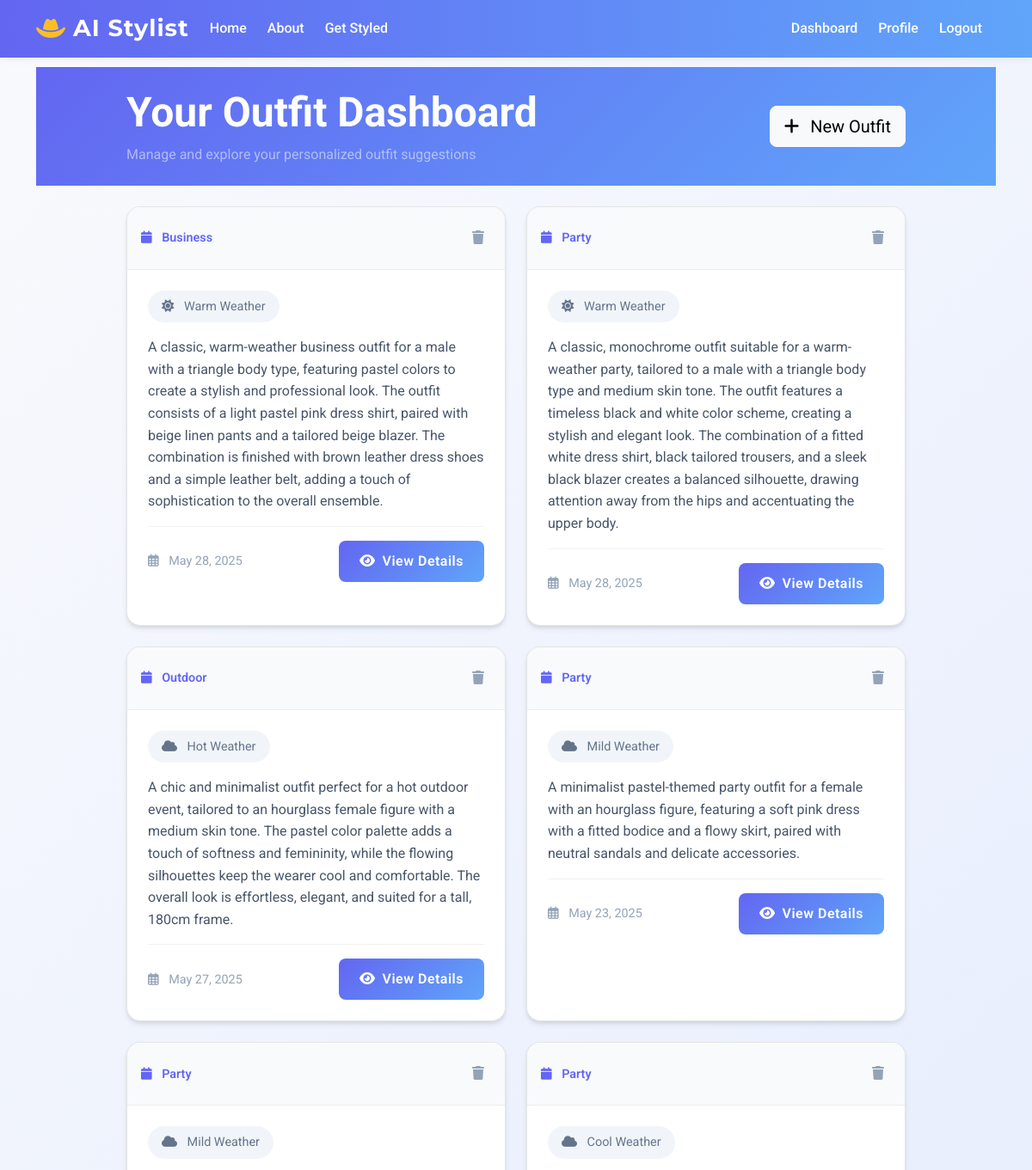
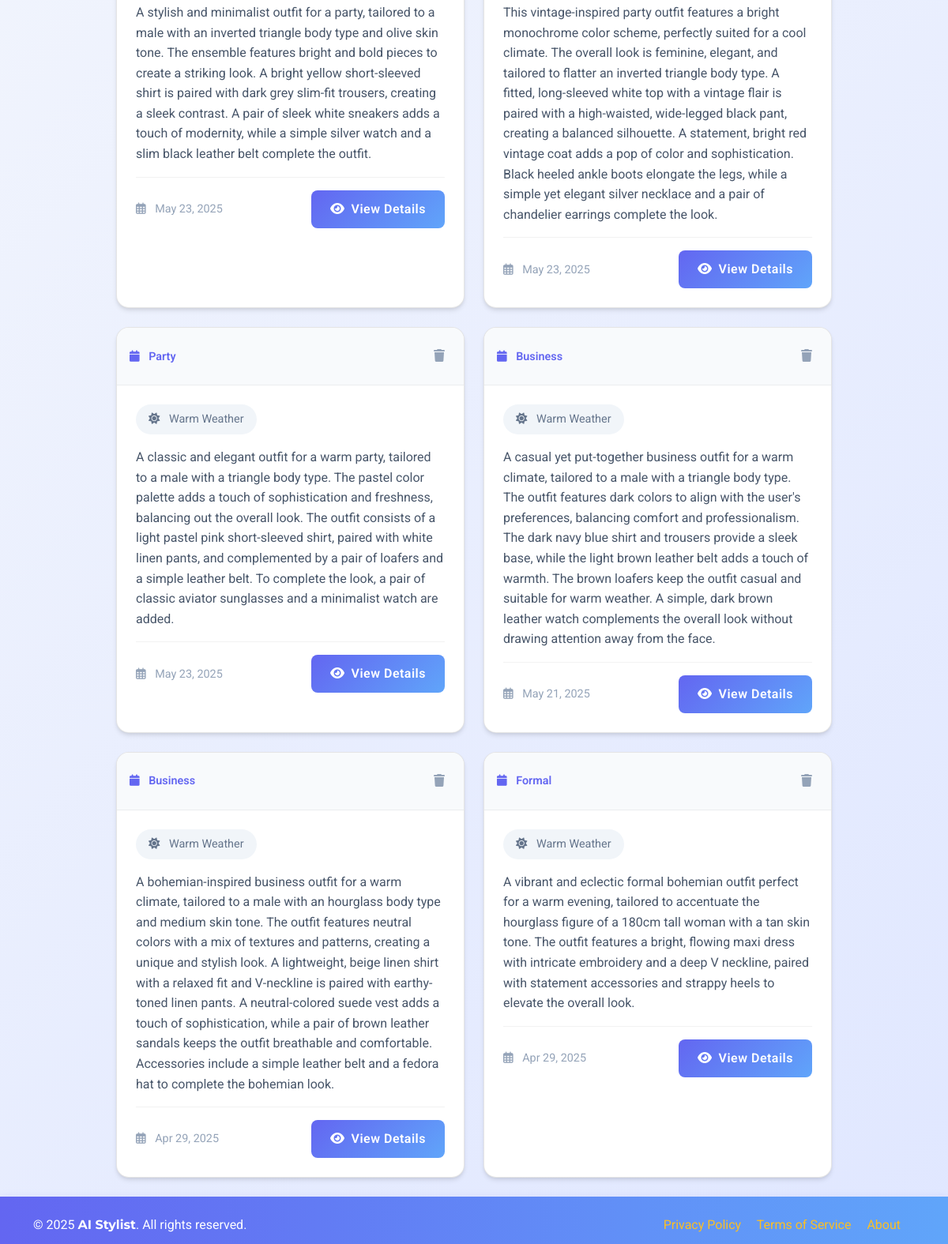
Page /dashboard/ (signed in) on the committed database (2 pictures, top to bottom).
### stylist/models.py (models this page shows, shortened)
class OutfitSuggestion(models.Model):
    EVENT_TYPE_CHOICES = [
        ('casual', 'Casual'),
        ('formal', 'Formal'),
        ('business', 'Business'),
        ('party', 'Party'),
        ('date', 'Date'),
        ('outdoor', 'Outdoor'),
    ]
    CLIMATE_CHOICES = [
        ('hot', 'Hot'),
        ('warm', 'Warm'),
        ('mild', 'Mild'),
        ('cool', 'Cool'),
        ('cold', 'Cold'),
        ('rainy', 'Rainy'),
    ]
    GENDER_CHOICES = [
        ('male', 'Male'),
        ('female', 'Female'),
        ('non_binary', 'Non-Binary'),
        ('other', 'Other')
    ]
    user = models.ForeignKey(User, on_delete=models.CASCADE, related_name='outfit_suggestions')
    gender = models.CharField(max_length=20, choices=GENDER_CHOICES, null=True, blank=True)
    event_type = models.CharField(max_length=20, choices=EVENT_TYPE_CHOICES)
    climate = models.CharField(max_length=20, choices=CLIMATE_CHOICES)
    created_at = models.DateTimeField(auto_now_add=True)
    description = models.TextField()
    is_favorite = models.BooleanField(default=False)

### stylist/views.py (the view)
# urls.py: path('dashboard/', views.dashboard, name='dashboard'),
@login_required
def dashboard(request):
    outfits = OutfitSuggestion.objects.filter(user=request.user).order_by('-created_at')
    return render(request, 'stylist/dashboard.html', {'outfits': outfits})

### templates/stylist/dashboard.html (shortened to what this page needs)
{% extends 'stylist/base.html' %}
{% block content %}
<section class="dashboard-hero py-4 mb-4">
    <div class="container">
        <div class="row align-items-center">
            <div class="col-lg-10 mx-auto">
                <div class="d-flex justify-content-between align-items-center">
                    <div>
                        <h1 class="display-5 fw-bold text-white mb-2">Your Outfit Dashboard</h1>
                        <p class="text-white-50 mb-0">Manage and explore your personalized outfit suggestions</p>
                    </div>
                    <a href="{% url 'request_outfit' %}" class="btn btn-light btn-lg">
                        <i class="fas fa-plus me-2"></i> New Outfit
                    </a>
                </div>
            </div>
        </div>
    </div>
</section>
<div class="container">
    <div class="row">
        <div class="col-lg-10 mx-auto">
            {% if outfits %}
                <div class="row g-4">
                    {% for outfit in outfits %}
                    <div class="col-md-6">
                        <div class="outfit-card h-100">
                            <div class="card-header">
                                <div class="d-flex justify-content-between align-items-center">
                                    <div class="event-badge">
                                        <i class="fas fa-calendar me-2"></i>
                                        {{ outfit.get_event_type_display }}
                                    </div>
                                    <div class="card-actions">
                                        <button class="btn btn-icon delete-btn ms-2" data-bs-toggle="modal" data-bs-target="#deleteModal{{ outfit.id }}">
                                            <i class="fas fa-trash"></i>
                                        </button>
                                    </div>
                                </div>
                            </div>
                            <div class="card-body">
                                <div class="weather-badge mb-3">
                                    <i class="fas {% if 'Warm' in outfit.get_climate_display %}fa-sun{% elif 'Cold' in outfit.get_climate_display %}fa-snowflake{% else %}fa-cloud{% endif %} me-2"></i>
                                    {{ outfit.get_climate_display }} Weather
                                </div>
                                <p class="card-text">{{ outfit.description }}</p>
                                <div class="card-footer">
                                    <div class="d-flex justify-content-between align-items-center">
                                        <div class="created-date">
                                            <i class="far fa-calendar-alt me-2"></i>
                                            {{ outfit.created_at|date:"M d, Y" }}
                                        </div>
                                        <a href="{% url 'view_outfit' outfit.id %}" class="btn btn-primary">
                                            <i class="fas fa-eye me-2"></i>View Details
                                        </a>
                                    </div>
                                </div>
                            </div>
                        </div>
                    </div>
                    {% endfor %}
                </div>
            {% endif %}
        </div>
    </div>
</div>
{% endblock %}

### templates/stylist/base.html (style rules this page uses)
body { font-family: 'Roboto', Arial, sans-serif; padding-top: 70px; min-height: 100vh; display: flex; flex-direction: column; background: linear-gradient(135deg, #f8fafc 0%, #e0e7ff 100%); }
.outfit-card { transition: transform 0.3s, box-shadow 0.3s; border-radius: 1rem; box-shadow: 0 2px 12px rgba(99,102,241,0.07); }
.btn-primary, .btn-outline-primary { background: linear-gradient(90deg, #6366f1 0%, #60a5fa 100%); border: none; font-weight: 600; letter-spacing: 0.5px; transition: box-shadow 0.2s, background 0.2s; }

### templates/stylist/dashboard.html (style rules this page uses)
.dashboard-hero { background: linear-gradient(135deg, #6366f1 0%, #60a5fa 100%); margin-top: -1rem; margin-bottom: 2rem; }
.outfit-card { background: #fff; border-radius: 1rem; border: 1px solid rgba(0,0,0,0.1); box-shadow: 0 4px 6px -1px rgba(0,0,0,0.1), 0 2px 4px -1px rgba(0,0,0,0.06); transition: all 0.3s ease; overflow: hidden; }
.outfit-card .card-header { background: #f8fafc; border-bottom: 1px solid rgba(0,0,0,0.05); padding: 1rem; }
.event-badge { font-size: 0.9rem; font-weight: 600; color: #6366f1; }
.weather-badge { display: inline-block; padding: 0.5rem 1rem; background: #f1f5f9; border-radius: 2rem; font-size: 0.9rem; color: #64748b; }
.btn-icon { padding: 0.5rem; border-radius: 0.5rem; border: none; background: transparent; color: #94a3b8; transition: all 0.2s ease; }
.card-body { padding: 1.5rem; }
.card-text { color: #475569; line-height: 1.6; }
.card-footer { background: transparent; border-top: 1px solid rgba(0,0,0,0.05); padding-top: 1rem; margin-top: 1rem; }
.created-date { color: #94a3b8; font-size: 0.9rem; }
.btn-primary { background: linear-gradient(135deg, #6366f1 0%, #60a5fa 100%); border: none; padding: 0.75rem 1.5rem; border-radius: 0.5rem; transition: all 0.3s ease; }

### rows in the picture
OutfitSuggestion: event_type "Business", climate "Warm", description "A classic, warm-weather business outfit for a male with a triangle body type, featuring pastel colors to create a stylish and professional look. The outfit consists of a light pastel pink dress shirt, paired with beige linen pants and a tailored beige blazer. The combination is finished with brown leather dress shoes and a simple leather belt, adding a touch of sophistication to the overall ensemble.", created_at "May 28, 2025"
OutfitSuggestion: event_type "Party", climate "Warm", description "A classic, monochrome outfit suitable for a warm-weather party, tailored to a male with a triangle body type and medium skin tone. The outfit features a timeless black and white color scheme, creating a stylish and elegant look. The combination of a fitted white dress shirt, black tailored trousers, and a sleek black blazer creates a balanced silhouette, drawing attention away from the hips and accentuating the upper body.", created_at "May 28, 2025"
OutfitSuggestion: event_type "Outdoor", climate "Hot", description "A chic and minimalist outfit perfect for a hot outdoor event, tailored to an hourglass female figure with a medium skin tone. The pastel color palette adds a touch of softness and femininity, while the flowing silhouettes keep the wearer cool and comfortable. The overall look is effortless, elegant, and suited for a tall, 180cm frame.", created_at "May 27, 2025"
OutfitSuggestion: event_type "Party", climate "Mild", description "A minimalist pastel-themed party outfit for a female with an hourglass figure, featuring a soft pink dress with a fitted bodice and a flowy skirt, paired with neutral sandals and delicate accessories.", created_at "May 23, 2025"
OutfitSuggestion: event_type "Party", climate "Mild", description "A stylish and minimalist outfit for a party, tailored to a male with an inverted triangle body type and olive skin tone. The ensemble features bright and bold pieces to create a striking look. A bright yellow short-sleeved shirt is paired with dark grey slim-fit trousers, creating a sleek contrast. A pair of sleek white sneakers adds a touch of modernity, while a simple silver watch and a slim black leather belt complete the outfit.", created_at "May 23, 2025"
OutfitSuggestion: event_type "Party", climate "Cool", description "This vintage-inspired party outfit features a bright monochrome color scheme, perfectly suited for a cool climate. The overall look is feminine, elegant, and tailored to flatter an inverted triangle body type. A fitted, long-sleeved white top with a vintage flair is paired with a high-waisted, wide-legged black pant, creating a balanced silhouette. A statement, bright red vintage coat adds a pop of color and sophistication. Black heeled ankle boots elongate the legs, while a simple yet elegant silver necklace and a pair of chandelier earrings complete the look.", created_at "May 23, 2025"
OutfitSuggestion: event_type "Party", climate "Warm", description "A classic and elegant outfit for a warm party, tailored to a male with a triangle body type. The pastel color palette adds a touch of sophistication and freshness, balancing out the overall look. The outfit consists of a light pastel pink short-sleeved shirt, paired with white linen pants, and complemented by a pair of loafers and a simple leather belt. To complete the look, a pair of classic aviator sunglasses and a minimalist watch are added.", created_at "May 23, 2025"
OutfitSuggestion: event_type "Business", climate "Warm", description "A casual yet put-together business outfit for a warm climate, tailored to a male with a triangle body type. The outfit features dark colors to align with the user's preferences, balancing comfort and professionalism. The dark navy blue shirt and trousers provide a sleek base, while the light brown leather belt adds a touch of warmth. The brown loafers keep the outfit casual and suitable for warm weather. A simple, dark brown leather watch complements the overall look without drawing attention away from the face.", created_at "May 21, 2025"
OutfitSuggestion: event_type "Business", climate "Warm", description "A bohemian-inspired business outfit for a warm climate, tailored to a male with an hourglass body type and medium skin tone. The outfit features neutral colors with a mix of textures and patterns, creating a unique and stylish look. A lightweight, beige linen shirt with a relaxed fit and V-neckline is paired with earthy-toned linen pants. A neutral-colored suede vest adds a touch of sophistication, while a pair of brown leather sandals keeps the outfit breathable and comfortable. Accessories include a simple leather belt and a fedora hat to complete the bohemian look.", created_at "Apr 29, 2025"
OutfitSuggestion: event_type "Formal", climate "Warm", description "A vibrant and eclectic formal bohemian outfit perfect for a warm evening, tailored to accentuate the hourglass figure of a 180cm tall woman with a tan skin tone. The outfit features a bright, flowing maxi dress with intricate embroidery and a deep V neckline, paired with statement accessories and strappy heels to elevate the overall look.", created_at "Apr 29, 2025"
